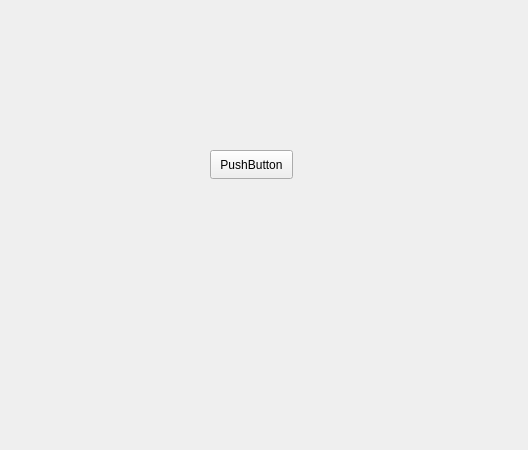
<?xml version="1.0" encoding="UTF-8"?>
<ui version="4.0">
 <class>Form</class>
 <widget class="QWidget" name="Form">
  <property name="geometry">
   <rect>
    <x>0</x>
    <y>0</y>
    <width>528</width>
    <height>450</height>
   </rect>
  </property>
  <property name="windowTitle">
   <string>Form</string>
  </property>
  <widget class="QPushButton" name="pushButton">
   <property name="geometry">
    <rect>
     <x>210</x>
     <y>150</y>
     <width>83</width>
     <height>29</height>
    </rect>
   </property>
   <property name="text">
    <string>PushButton</string>
   </property>
  </widget>
 </widget>
 <resources/>
 <connections/>
</ui>
